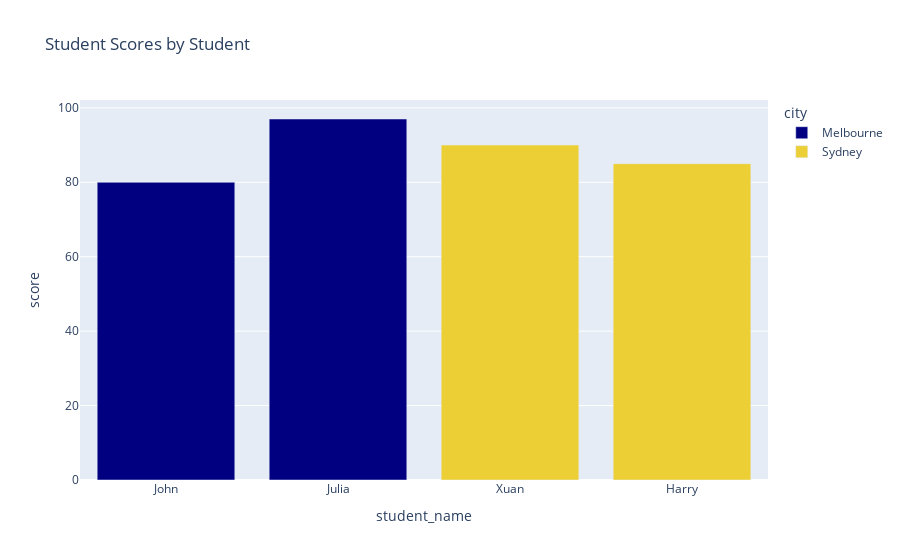

Source (notebook cell):
### Code cell
# Our specific colors

fig = px.bar(data_frame=student_scores,
             x='student_name',
             y='score',
             title="Student Scores by Student",
             color_discrete_map={
                 'Melbourne': 'rgb(0,0,128)',
                 'Sydney': 'rgb(235, 207, 52)'
             },
             color='city')
fig.show()

### Figure 1 — Plotly figure (JSON) as saved in the notebook; plotly's stock layout.template omitted (floating-point values rounded to 4 significant figures)
{"data": [{"alignmentgroup": "True", "hovertemplate": "city=Melbourne<br>student_name=%{x}<br>score=%{y}<extra></extra>", "legendgroup": "Melbourne", "marker": {"color": "rgb(0,0,128)", "pattern": {"shape": ""}}, "name": "Melbourne", "offsetgroup": "Melbourne", "orientation": "v", "showlegend": true, "textposition": "auto", "type": "bar", "x": ["John", "Julia"], "xaxis": "x", "y": [80, 97], "yaxis": "y"}, {"alignmentgroup": "True", "hovertemplate": "city=Sydney<br>student_name=%{x}<br>score=%{y}<extra></extra>", "legendgroup": "Sydney", "marker": {"color": "rgb(235, 207, 52)", "pattern": {"shape": ""}}, "name": "Sydney", "offsetgroup": "Sydney", "orientation": "v", "showlegend": true, "textposition": "auto", "type": "bar", "x": ["Xuan", "Harry"], "xaxis": "x", "y": [90, 85], "yaxis": "y"}], "layout": {"barmode": "relative", "legend": {"title": {"text": "city"}, "tracegroupgap": 0}, "title": {"text": "Student Scores by Student"}, "xaxis": {"anchor": "y", "domain": [0, 1], "title": {"text": "student_name"}}, "yaxis": {"anchor": "x", "domain": [0, 1], "title": {"text": "score"}}}}
